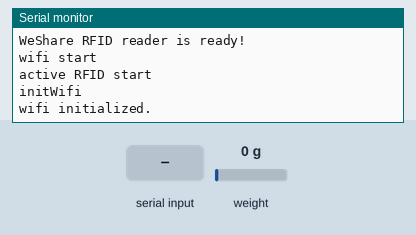
Bench run of a sketch on a simulated Arduino Nano, built with avr-gcc and run on an emulated ATmega328P. Shown: the last lines printed to the serial monitor. Inputs (shaded band) come from the test bench; at power-on: weight on the scale 0 g. The modem accepts every AT command (registered, SIM ready, sends succeed) and sends nothing else.

Above: at 9.2 s.
9.3 s: "1" received over the second serial link
At 13.0 s:
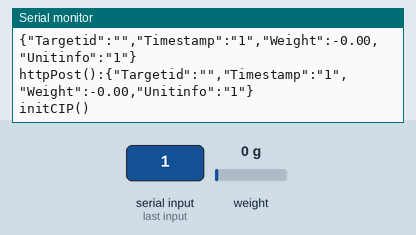
14.9 s: weight on the scale set to 100 g
At 15.9 s:
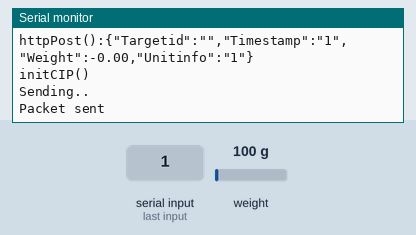
16.4 s: "0" received over the second serial link
17.9 s: weight on the scale set to 1250 g
At 20.0 s:
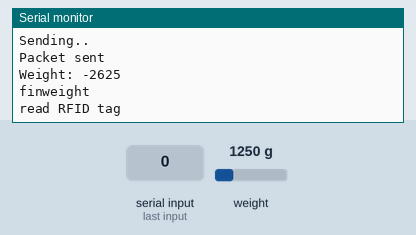

The sketch:

LABIot_Demo_V2.4.1_202105.ino
```cpp
/**
   lab IoT demo on Arduino Nano
   LMT 2021.5.19
   Function description:
   initWifi(): start wifi connection
   initCIP(): start CIPSEND
   httpPost(): POST data
   getWeightData(): get data of weight sensor
   getRFIDData(): get data of RFID sensor, buzzer control is under this function
   buildData(): build JSON data string
   reset(): ESP reset

   new update on 2021.5.19
   UHF RFID part
   change buzzer into LED light
*/


#include<SoftwareSerial.h>
#include "HX711.h"
#include <SPI.h>
#include "UST_RFID.h"

//basic setting of hardware
const String unitinfo = "1";
//WEIGHT SENSOR
const int DT_PIN = A0;
const int SCK_PIN = A1;
//BUZZER
//const int BEEP = A7;

//UHF RFID setting
SoftwareSerial uhf(5, 6); //RX,TX//115200
//UHF Commands
byte readSingle[] = {0xBB, 0x00, 0x22, 0x00, 0x00, 0x22, 0x7E};
byte readMulti[] = {0xBB, 0x00, 0x27, 0x00, 0x03, 0x22, 0x00, 0x0A, 0x56, 0x7E};//10 times rotation
byte stopRead[] = {0xBB, 0x00, 0x28, 0x00, 0x00, 0x28, 0x7E};
byte setBaudrate[] = {0xBB, 0x00, 0x11, 0x00, 0x02, 0x00, 0x60, 0x73, 0x7E};

String idList = "";


SoftwareSerial esp(3, 2);  // RX, TX//9600
HX711 scale;

//link setting//fix in initWifi()
#define wifi_ssid "LSK 7028"//ap address
#define wifi_pwd "wesharetechnology"//ap password
//#define wifi_ssid "iottest"//ap address
//#define wifi_pwd "11111111"//ap password
//#define wifi_ssid "Josef_Laptop"//ap address
//#define wifi_pwd "12345678"//ap password

//post setting
#define url "/hwinfo"
#define server "148.70.180.108"

#define NUMBEROFBYTES (20*6)


void setup() {
  //make another Vcc on pin D12 & D11
//  pinMode(12, OUTPUT); digitalWrite(12, HIGH);
//  pinMode(11, OUTPUT); digitalWrite(11, HIGH);

  Serial.begin(115200);
  while (!Serial) {
    ;
  }
  Serial.println("WeShare RFID reader is ready!");
  esp.begin(9600);
  Serial.println("wifi start");
  uhf.begin(115200);
  Serial.println("active RFID start");
  //  esp.write("AT\r\n");
  //  delay(2000);

  //SPI.begin();

  scale.begin(DT_PIN, SCK_PIN);
  scale.set_scale();  // 開始取得比例參數
  scale.tare();//////////程序崩坏点！！！！！！！

  initWifi();
}

void loop() {

  String weight = String(getWeightData());
  Serial.println("finweight");
  delay(100);

  //RFID
  uint8_t hexArr[NUMBEROFBYTES];
  uint8_t numberOfTags = getRFIDData(hexArr);
  //Serial.println(hexArr[0],HEX);
  char *p;
  //uint8_t numberOfTags = sizeof(hexArr)/20;
  //Serial.println((String)"Number of Tags: " + numberOfTags);
  p = getTagfromHEX(hexArr, numberOfTags);
  //Serial.println((String)"ids: " + p);
  String aString1 = (String)p;

  //second scan
//  numberOfTags = getRFIDData(hexArr);
//  p = getTagfromHEX(hexArr, numberOfTags);
//  //Serial.println(p);
//  String aString2 = (String)p;
//
//  aString1 = keepIndividuals(aString1,3,aString2,3);
//  Serial.println(aString1);
//  Serial.println(aString2);

  //Send Data through Wifi
  Serial.println("finrfid");
  delay(100);
  String timestamp = "1";
  String data = buildData(aString1, timestamp, weight, unitinfo);

  httpPost(data);
  delay(2000);
}


//private fucntions *******************************************************


float getWeightData() {
  delay(2000);
  float current_weight = scale.get_units(10);
  float true_weight = (current_weight) / -200;
  Serial.print("Weight: ");
  Serial.println((current_weight) / -200, 0.0);
  return true_weight;
}

uint8_t getRFIDData(uint8_t result[NUMBEROFBYTES]) {
//print RFID reply
  uhf.listen();
  Serial.println("read RFID tag");
  uhf.write(readSingle, sizeof(readSingle));
//  uhf.write(readMulti, sizeof(readMulti));
  while (!uhf.available()){} //wait for RFID response
  delay(500); //additional dealy, since RFID string can be quite long and take a while to arrive
  uint16_t i = 0;
  uint8_t tags = 0;
  while (uhf.available()) {
    result[i] = uhf.read();
    //Serial.print(result[i],HEX);
    if (result[i] == 0x7E){
      tags++;
    }
    i++;
    if (!uhf.available()){//wait till last HEX message has arrived
      return tags;
    }
  }
}

void initWifi() {
  esp.listen();
  delay(2000);
  Serial.println("initWifi");
  String cmd1 = "AT+CWJAP=\"";
  cmd1 += wifi_ssid;
  cmd1 += "\",\"";
  cmd1 += wifi_pwd;
  cmd1 += "\"";
  esp.println(cmd1);
  delay(5000);

  if (esp.find("OK")) {//获得连接ok
    Serial.println("wifi initialized.");
  } else {
    //    initWifi();
    Serial.println("wifi reconnect");
  }//建立对远程服务器的TCP连接
}

void initCIP() {
//  esp.listen();
  Serial.println("initCIP()");
  String cmd2 = "AT+CIPSTART=\"TCP\",\"";
  cmd2 += server;
  cmd2 += "\",5000";
  esp.println(cmd2);//start a TCP connection.
  if (esp.find("OK")) {
    Serial.println("server connected");
  }
}

void httpPost (String data) {//post data
  esp.listen();
  Serial.println("httpPost():" + data);
  initCIP();
  String postRequest = "POST ";
  postRequest += url;
  postRequest += " HTTP/1.0\r\n";
  postRequest += "Host: " ;
  postRequest += server;
  postRequest += "\r\n";
  postRequest += "Accept: *" ;
  postRequest += "/";
  postRequest += "*\r\n" ;
  postRequest += "Content-Length: " ;
  postRequest += data.length();
  postRequest += "\r\n" ;
  postRequest += "Content-Type: application/json\r\n" ;
  postRequest += "\r\n" ;
  postRequest += data;

  String sendCmd = "AT+CIPSEND=";//determine the number of caracters to be sent.
  esp.print(sendCmd);
  esp.println(postRequest.length() );
  delay(500);
  if (esp.find(">")) {
    Serial.println("Sending..");
    esp.print(postRequest);
    if ( esp.find("SEND OK")) {
      Serial.println("Packet sent");
      while (!esp.available()){} //wait for ESP response
      while (esp.available()) {
        String tmpResp = esp.readString();
        Serial.println(tmpResp);
      }
      // close the connection
      //            esp.println("AT+CIPCLOSE");
    }
  }
}


String buildData(String id, String timestamp, String weight, String unitinfo) { //组建发送的json字符串
  String payload = "{";
  payload += "\"Targetid\":\"";
  payload += id;
  payload += "\",";
  payload += "\"Timestamp\":\"";
  payload += timestamp;
  payload += "\",";
  payload += "\"Weight\":";
  payload += weight;
  payload += ",";
  payload += "\"Unitinfo\":\"";
  payload += unitinfo;
  payload += "\"}";
  Serial.println(payload);
  return payload;
  //  char attributes[100];
  //  payload.toCharArray( attributes, 100 );
}


void reset() {//重置函数

  esp.println("AT+RST");

  delay(1000);

  if (esp.find("OK") ) Serial.println("Module Reset");

}

void array_to_string(byte array[], unsigned int len, char buffer[]) { //byte array to HEX string
  for (unsigned int i = 0; i < len; i++)
  {
    byte nib1 = (array[i] >> 4) & 0x0F;
    byte nib2 = (array[i] >> 0) & 0x0F;
    buffer[i * 2 + 0] = nib1  < 0xA ? '0' + nib1  : 'A' + nib1  - 0xA;
    buffer[i * 2 + 1] = nib2  < 0xA ? '0' + nib2  : 'A' + nib2  - 0xA;
  }
  buffer[len * 2] = '\0';
}
```

UST_RFID.cpp
```cpp
#include "UST_RFID.h"

char *getTagfromHEX(unsigned char HexArr[], uint8_t nTags = 6) {
  static char result[2 * NUMBEROFBYTES + 1]; //Note there needs to be 1 extra space for this to work as snprintf null terminates.
  char* myPtr = &result[0];
  for (uint8_t j = 0; j < nTags; j++){ //loop each tag
    for (uint8_t i = 0; i < 4; i++){ // loop the tag id
      snprintf(myPtr, 3, "%02x", HexArr[12 + i + (20 * j)]); //start from 12th to 16th and add 20 per tag scanned //convert a byte to character string, and save 2 characters (+null) to charArr;
      myPtr += 2; //increment the pointer by two characters in charArr so that next time the null from the previous go is overwritten.
    }
  }
  return result;
}

String keepIndividuals (String scan1, uint8_t nTags1, String scan2, uint8_t nTags2){
  uint8_t i = 0, j = 0;
  for (j = 0; j < nTags2; j++) {
    bool alreadyHere = false;
    for (i = 0; i<nTags1; i++){
      if(scan1.substring(8 * i ,8 + 8 * i) == scan2.substring(8 * j ,8 + 8 * j)){
        alreadyHere = true;
        break;
      }
    }
    if (!alreadyHere) {
      scan1 += scan2.substring(8 * j ,8 + 8 * j);
    }
  }

  return scan1;
}
```

UST_RFID.h
```cpp
#ifndef UST_RFID_h
#define UST_RFID_h

#include "Arduino.h"

#define NUMBEROFBYTES 100 //max length for result array in getTagfromHEX()

//function prototypes
char *getTagfromHEX(unsigned char HexArr[], uint8_t nTags = 6);
String keepIndividuals(String scan1, uint8_t nTags1, String scan2, uint8_t nTags2);


#endif
```

Measured:
- after the input at 9.3 s, the serial monitor: prints a new line after 2.3 s (image 1)
- after the input at 17.9 s, the serial monitor: prints a new line after 1.6 s (image 3)
